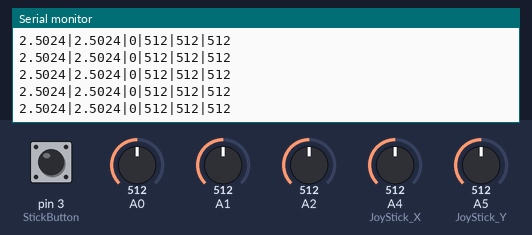
Bench run of a sketch on a simulated Arduino Uno, built with avr-gcc and run on an emulated ATmega328P. Shown: the last lines printed to the serial monitor. The test bench sets the inputs (shaded band); at power-on: A1 = 512, pin 3 (StickButton) HIGH, A0 = 512, A2 = 512, A4 (JoyStick_X) = 512, A5 (JoyStick_Y) = 512.

Above: at 4.2 s.
4.3 s: A1 set to 109
At 5.2 s:
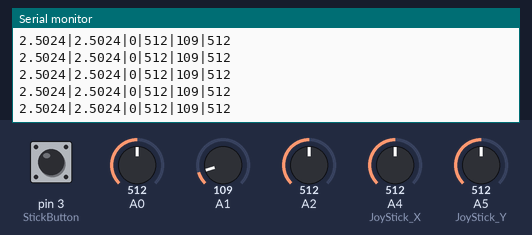
7.3 s: A1 set to 92
At 7.9 s:
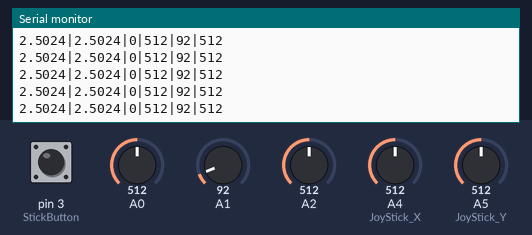
Timing chart, 0 to 10.3 s (numbered marks = the images above; inputs shaded):
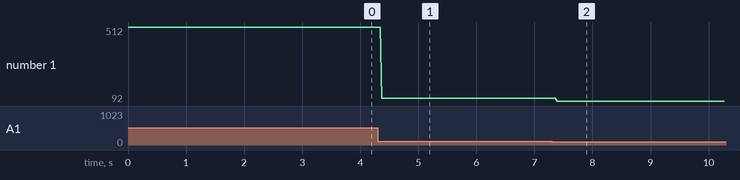

Measured:
- after the input at 4.3 s, the serial monitor: prints a new line after 0.07 s (image 1)
- after the input at 7.3 s, the serial monitor: prints a new line after 0.09 s (image 2)
- plotted number 1: 512 → 109 after the input at 4.3 s, 109 → 92 after the input at 7.3 s

The sketch:

arduino_lightcontroller.ino
```cpp
int Sensor1; // Oben-Rechts
int Sensor2; // Unten
int Sensor3; // Oben-Links

int StickButton = 3; // Button
int JoyStick_X = A4; // X-axis signal
int JoyStick_Y = A5; // Y-axis signal

void setup ()
{
  pinMode (JoyStick_X, INPUT);
  pinMode (JoyStick_Y, INPUT);
  pinMode (StickButton, INPUT);

  digitalWrite(StickButton, HIGH);

  Serial.begin (9600); // Serial output with 9600 bps
}


void loop ()
{
  float x, y;
  int button;

  Sensor1 = analogRead(A0);
  Sensor2 = analogRead(A1);
  Sensor3 = analogRead(A2);

  x = analogRead (JoyStick_X) * (5.0 / 1023.0);
  y = analogRead (JoyStick_Y) * (5.0 / 1023.0);
  button = digitalRead (StickButton);

  //... and output at this position
  Serial.print(x, 4);Serial.print ("|");Serial.print(y, 4);Serial.print("|");

  if(button==1)
  {
      Serial.print("0");
  }
  else
  {
      Serial.print("1");
  }

  Serial.print("|");

  Serial.print(Sensor1);

  Serial.print("|");

  Serial.print(Sensor2);

  Serial.print ("|");

  Serial.print(Sensor3);

  Serial.println("");
}
```
